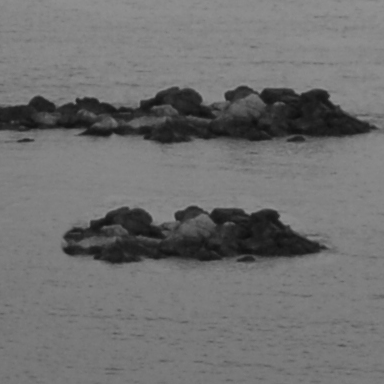
%> input picture Prove_esame/esm_150428/immagini/mare.png, 384 x 384 px
$ octave ex3.m   (GNU Octave 9; MATLAB toolbox functions it lacks are replaced by stand-ins)
%> lines starting %> are read from the running program, lines starting %| are printed output that depends on the picture; in (x1, y1, x2, y2) boxes, pixels count from 0 and x2, y2 are one past the last pixel; in counts of white or black regions, pixels touching at a corner belong together; the program's own positions count from 1
clear all; close all; clc;

x = double(imread('mare.png'));
%> x: size 384x384 double; min 14, max 146, mean 111.8; mean of the top-left, top-right, bottom-left and bottom-right quarters 114.2, 113.1, 110.1, 109.8
figure; subplot(2,2,1); imshow(x,[]); title('immagine originale');

[M,N] = size(x);
%> M = 384; N = 384

% punto 1
% Calcolo e visualizzazione della funzione di autocorrelazione
X = fft2(x);
R = real(ifft2(abs(X).^2));
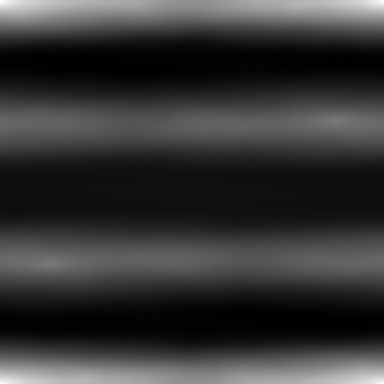
%> R: size 384x384 double; min 1803228974, max 1992621394, mean 1843573893; drawn with min black and max white
[Nr,Nc] = size(R);
%> Nr = 384; Nc = 384
R = fftshift(R);
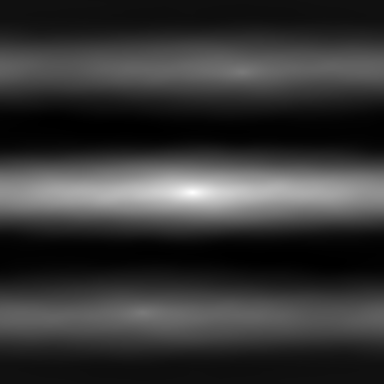
%> R: size 384x384 double; min 1803228974, max 1992621394, mean 1843573893; mean of the top-left, top-right, bottom-left and bottom-right quarters 1.84e+09, 1.84e+09, 1.84e+09, 1.84e+09; drawn with min black and max white
n = (1:Nc)-Nc/2-1;
%> n = 384 values from -192 to 191
m = (1:Nr)-Nr/2-1;
%> m = 384 values from -192 to 191
subplot(2,2,2); mesh(n,m,R); title('autocorrelazione');

% punto 2
% Individuzione del secondo picco della funzione di autocorrelazione
L = nlfilter(R, [5 5], @(x) max(x(:))) == R;
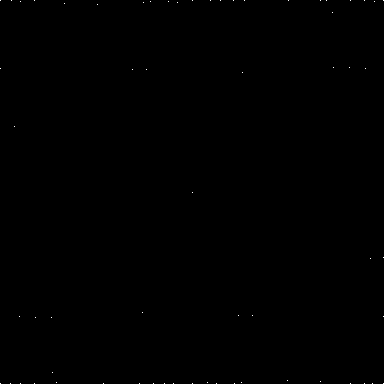
%> L: size 384x384 logical; 0.04% white in thin lines or dots
p = sort(R(L));
%> p = 63 values from 1804731878 to 1992621394
mappa = (R.*L == p(end-1));
%> mappa: size 384x384 logical; 0% white in thin lines or dots, all inside (x1, y1, x2, y2) = (142, 72, 243, 313)
[i,j] = find(mappa);
%> i = [313; 73]; j = [143; 243]
tn = n(j); tm = m(i);
%> after `tn = n(j)`: tn = [-50 50]
%> after `tm = m(i)`: tm = [120 -120]

% punto 3
T = [1 0 0; 0 1 0; tn(1) tm(1) 1];
%> T = [1 0 0; 0 1 0; -50 120 1]
tform = maketform('affine',T);
%> tform = {ndims_in 2, ndims_out 2}
t = imtransform(x,tform,'Xdata',[1 Nr],'Ydata',[1 Nc]);
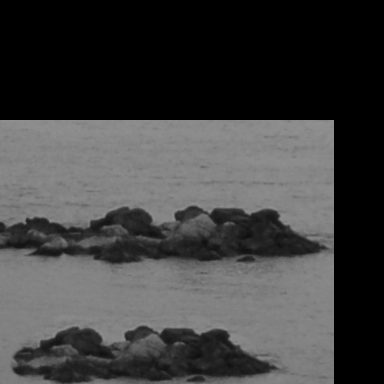
%> t: size 384x384 double; min 0, max 146, mean 64
differenza = x-t;
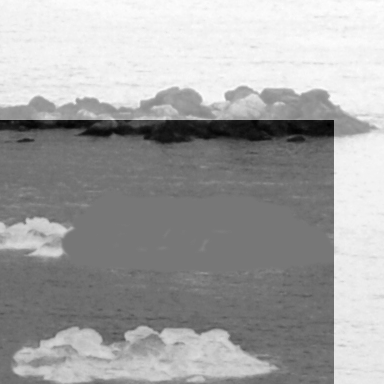
%> differenza: size 384x384 double; min -129, max 146, mean 47.8; drawn with min black and max white
mask=(differenza==0);
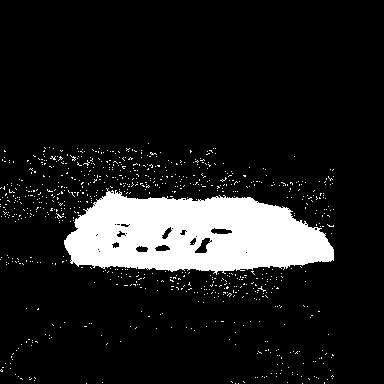
%> mask: size 384x384 logical; 11.8% white; 796 white regions (795 under 20 px), largest, box (x1, y1, x2, y2) and area: (64, 188, 334, 275) 15973
subplot(2,2,3); imshow(t,[]); title('immagine traslata');
subplot(2,2,4); imshow(mask); title('differenza');
%> after `title('differenza')`:
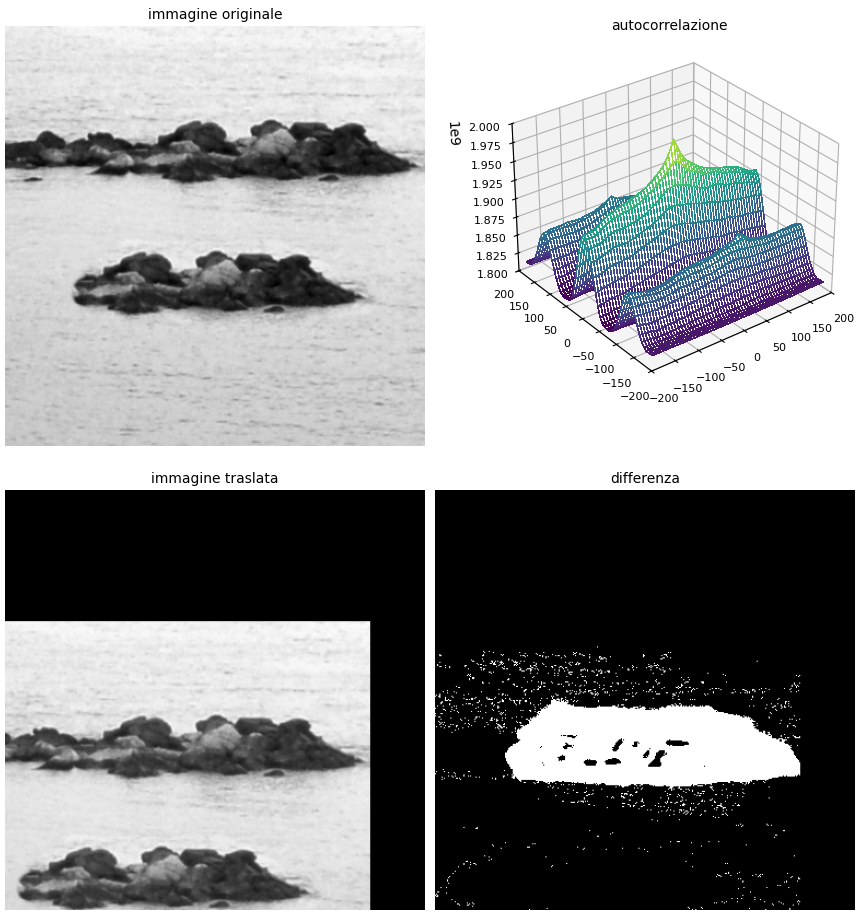
%> figure redrawn from the program's plot data, 4 panels
